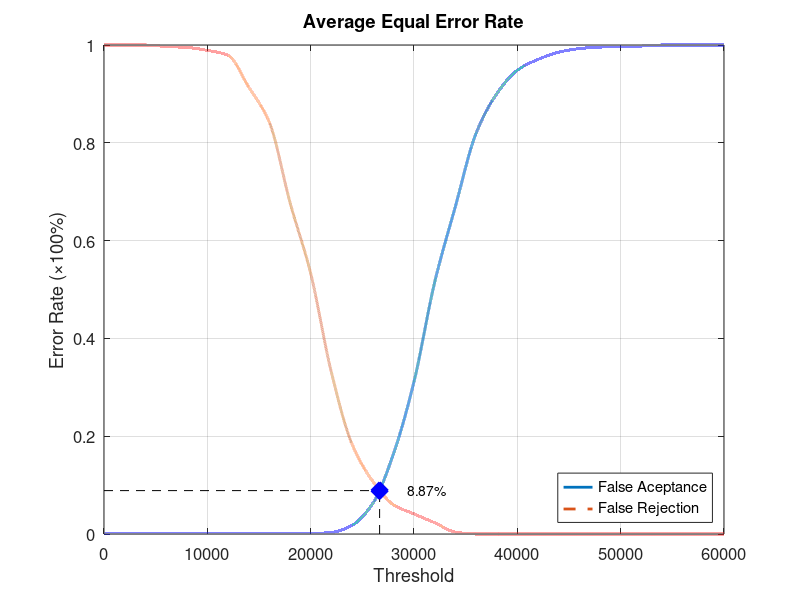
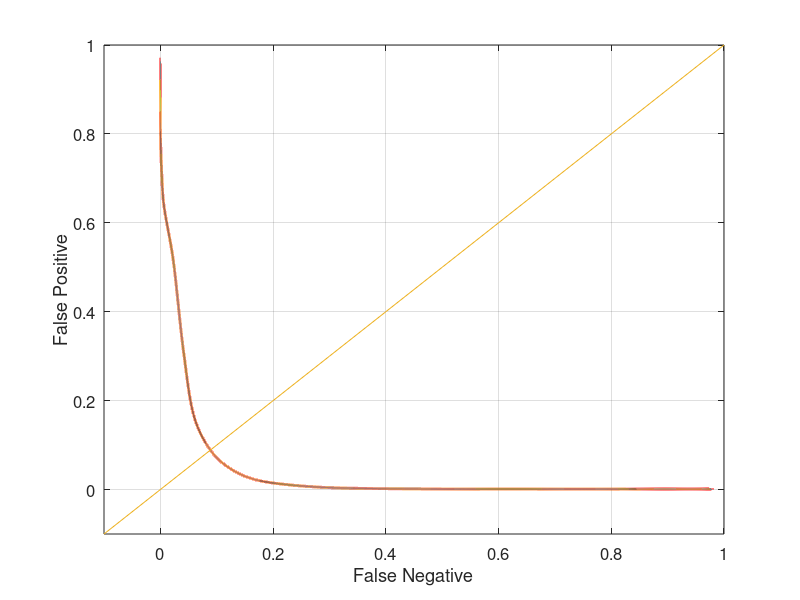

MATLAB code for these plots, in order:
function yEER = Database1Average
close all;
clear;
clc;
x = 0:2000:60000;
xq = 0:0.5:60000;

y0 = [0 0.00105263 0.00105263 0.00105263 0.00105263 0.00105263 0.00105263 0.00105263 0.00105263 0.00105263 0.00105263 0.0031579 0.0178947 0.0621053 0.163158 0.311579 0.514737 0.669474 0.818947 0.9 0.948421 0.970526 0.985263 0.992632 0.99579 0.996842 0.997895 1 1 1 1];
yy0 = interp1(x, y0, xq, 'pchip');
y1 = [1 1 1 0.997 0.995 0.989 0.979 0.914 0.842 0.678 0.533 0.331 0.184 0.108 0.06 0.041 0.023 0.004 0 0 0 0 0 0 0 0 0 0 0 0 0];
yy1 = interp1(x, y1, xq, 'pchip');

% Calculating EER: 
y2 = abs(y0 - y1);
find(y2 == min(y2))
yy2 = abs(yy0 - yy1);
xEER = find(yy2 == min(yy2));
xEERIndex = xq(xEER) % X-axis EER
yEER = yy0(xEER) % Y-axis EER

main = figure
plot(xq, yy0,'-','LineWidth', 2);	hold on
plot(xq, yy1,'--','LineWidth', 2);	hold on
plot([xEERIndex xEERIndex], [0 yEER], 'k--');	hold on
plot([0 xEERIndex], [yEER yEER], 'k--');	hold on
plot(xEERIndex, yEER, 'bx', 'LineWidth', 10);	hold on
text(xEERIndex + 10 * xEERIndex / 100, yEER, [num2str(round((10000 * yEER)) / 100) '%'])
legend('False Aceptance', 'False Rejection', 'Location', 'SouthEast')
xlabel('Threshold')
ylabel('Error Rate (\times100%)')
title('Average Equal Error Rate')
set(gca, 'FontSize', 12)
axis([0 60000 0 1])
grid on

print(main, 'Database1AverageMain', '-dpng');
FNRxFPR = figure('Color', [1 1 1]);
plot(yy1, yy0, '-', yy1, yy0, 'LineWidth', 2);
hold on
y = -0.1:0.1:1
plot(y, y); 
set(gca, 'FontSize', 12)
xlabel('False Negative')
ylabel('False Positive')
axis([-0.1 1 -0.1 1])
set(gca, 'FontSize', 12)
grid on

print(FNRxFPR, 'Database1AverageFNRxFPR','-dpng');
end
